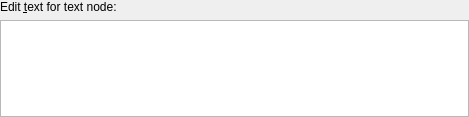
<ui version="4.0" >
 <class>TextEditWidget</class>
 <widget class="QWidget" name="TextEditWidget" >
  <property name="geometry" >
   <rect>
    <x>0</x>
    <y>0</y>
    <width>469</width>
    <height>117</height>
   </rect>
  </property>
  <layout class="QVBoxLayout" >
   <property name="margin" >
    <number>0</number>
   </property>
   <item>
    <widget class="QLabel" name="textLabel1" >
     <property name="text" >
      <string>Edit &amp;text for text node:</string>
     </property>
     <property name="wordWrap" >
      <bool>false</bool>
     </property>
     <property name="buddy" >
      <cstring>textPane</cstring>
     </property>
    </widget>
   </item>
   <item>
    <widget class="KTextEdit" name="textPane" >
     <property name="acceptDrops" >
      <bool>true</bool>
     </property>
     <property name="tabChangesFocus" >
      <bool>true</bool>
     </property>
     <property name="acceptRichText" >
      <bool>false</bool>
     </property>
    </widget>
   </item>
  </layout>
 </widget>
 <layoutdefault spacing="6" margin="11" />
  <customwidgets>
  <customwidget>
   <class>KTextEdit</class>
   <extends>QTextEdit</extends>
   <header>ktextedit.h</header>
  </customwidget>
 </customwidgets>
 <includes>
  <include location="local" >ktextedit.h</include>
 </includes>
 <resources/>
 <connections/>
</ui>
